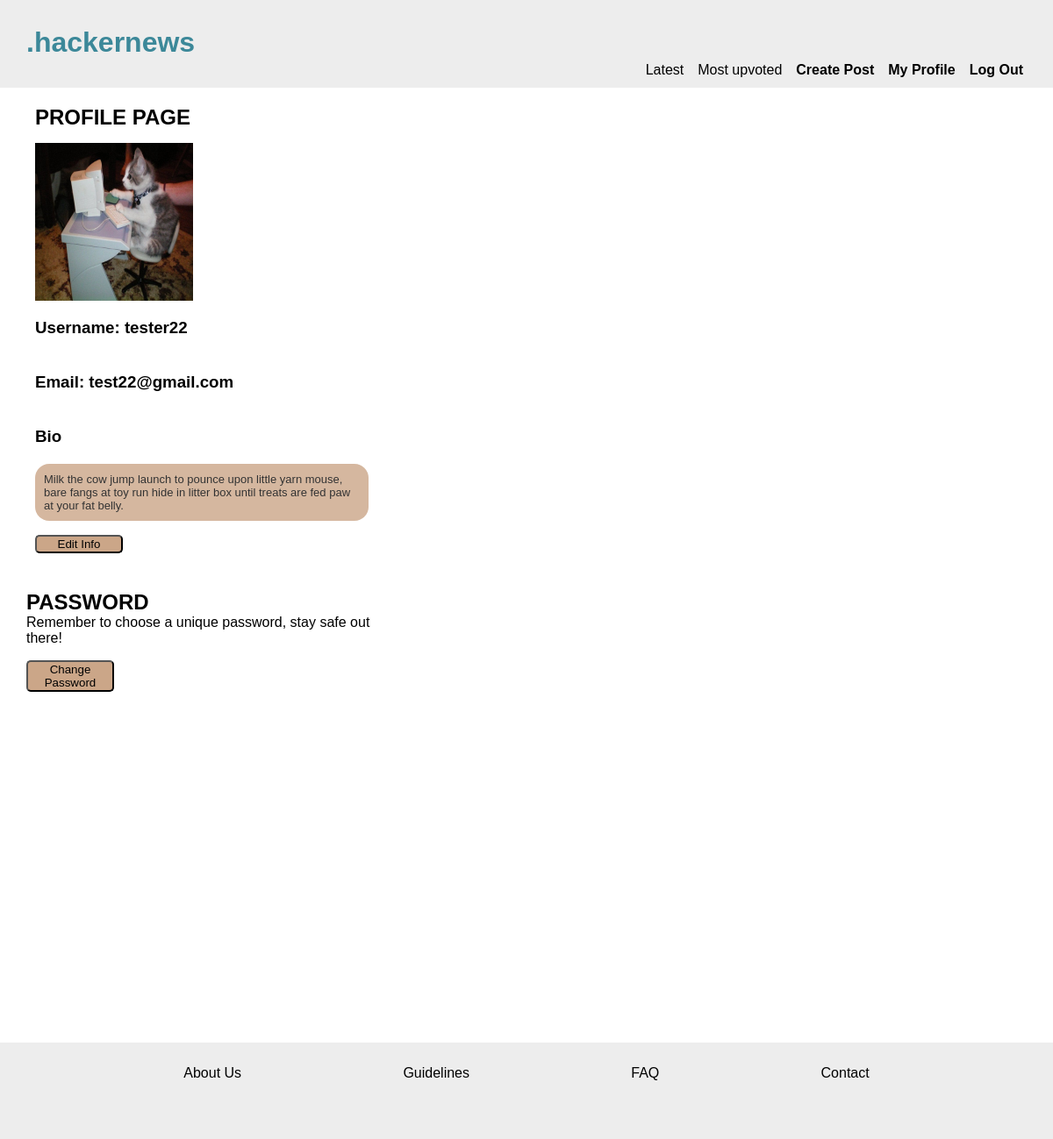
/profile.php (signed in), run on the app's committed database.
### tables this page shows
CREATE TABLE users
(id INTEGER PRIMARY KEY,
username VARCHAR,
name VARCHAR,
email VARCHAR,
pwd VARCHAR, bio varchar);

### app/functions.php (called while the page is built, shortened)
<?php
function getUserById(PDO $pdo, int $id)
{
    $statement = $pdo->prepare('SELECT * FROM users WHERE id = :id');
    $statement->bindParam(':id', $id, PDO::PARAM_INT);
    $statement->execute();
    $user = $statement->fetch(PDO::FETCH_ASSOC);
    return $user;
}

### profile.php (the view, shortened to what this page needs)
<?php
require __DIR__ . '/app/autoload.php';
require __DIR__ . '/views/header.php';
$id = (int)$_SESSION['user']['id'];
$user = getUserById($pdo, $id);
?>
<main class="profileMain">
    <section class="profile-container">
        <h2>PROFILE PAGE</h2>
        <img src="assets/profile.jpg" alt="avatar">
        <h3>Username: <?= $user['username']; ?> </h3>
        <h3>Email: <?= $user['email'];?></h3>
        <h3>Bio </h3>
        <div class="bioBox"><?= $user['bio'];?> </div>
        <form action="/editProfile.php">
            <button type="submit">Edit Info</button>
        </form>
    </section>
    <section class="pwdSection">
        <h2>PASSWORD</h2>
        <p>Remember to choose a unique password, stay safe out there!</p>
        <form action="/editProfile.php">
            <button type="submit">Change Password</button>
        </form>
    </section>
</main>
<?php require __DIR__ . '/views/footer.php'; ?>

### assets/css/global.css (style rules this page uses)
* { box-sizing: border-box; margin: 0; font-family: Arial, Helvetica, sans-serif; }
body { height: 100%; width: 100%; }
:root { --header-footer-bg: rgb(237, 237, 237); --main-bg: rgb(237, 237, 237); --btn: rgb(203, 166, 136); --title-heading: rgb(60, 136, 153); }

### assets/css/forms.css (style rules this page uses)
form { display: flex; flex-direction: column; line-height: 1.5rem; }
button { border-radius: 5px; max-width: 100px; background-color: var(--btn); margin-top: 1rem; }
.bioBox { border-style: none; border-radius: 1rem; border-width: 2px; background-color: var(--btn); padding: 10px; font-size: small; opacity: 0.8; }

### assets/css/profile.css (style rules this page uses)
.profileMain { display: flex; flex-direction: column; margin-top: 110px; margin-bottom: 100px; margin-left: 30px; max-width: 400px; }
.profile-container { display: flex; flex-direction: column; padding: 10px; margin-bottom: 2rem; justify-content: space-evenly; }
h3 { margin-top: 20px; margin-bottom: 20px;; }
img { width: 180px; height: 180px; margin-top: 15px; }

### data on the page
users: username "tester22", email "test22@gmail.com", bio "Milk the cow jump launch to pounce upon little yarn mouse, bare fangs at toy run hide in litter box until treats are fed paw at your fat belly."
